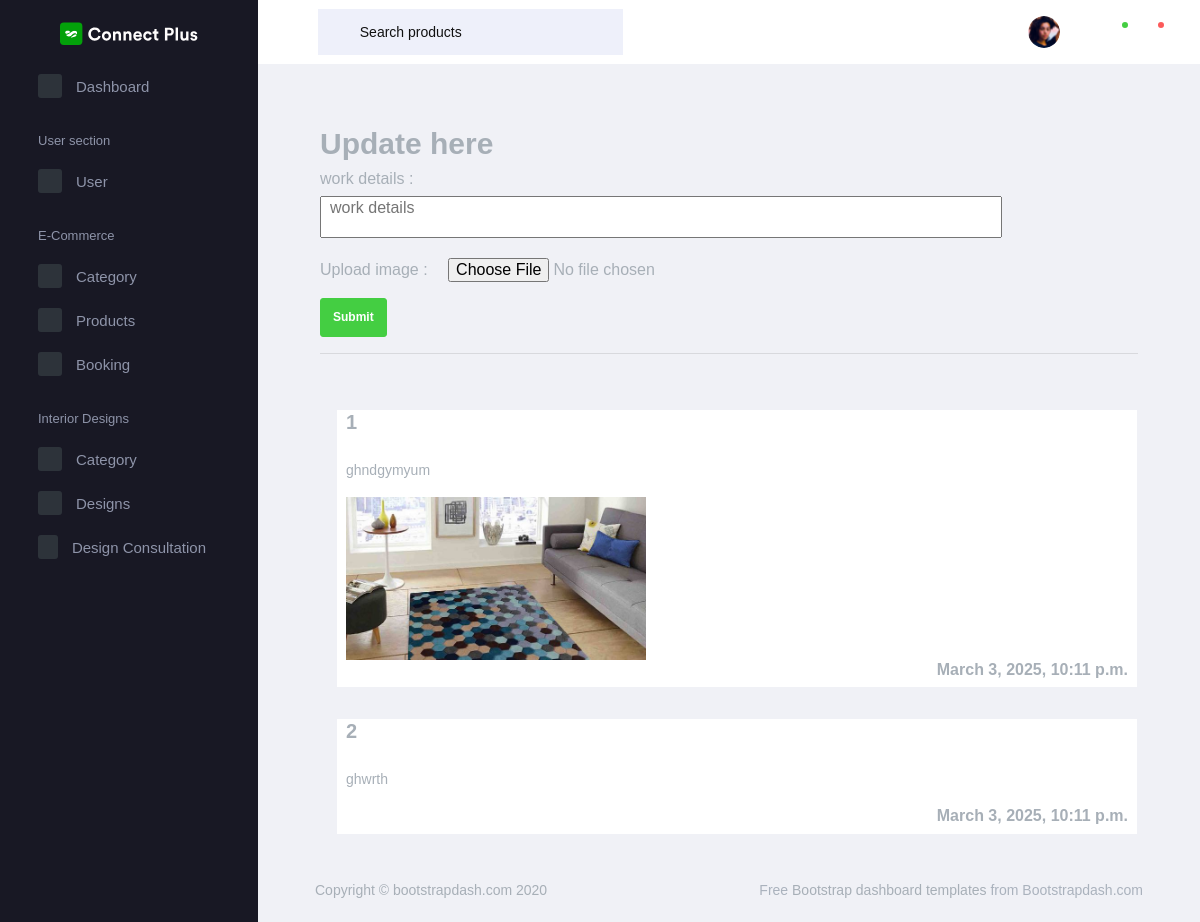
/AdminApp/work_progress/11/, run on an earlier commit of the app's database.
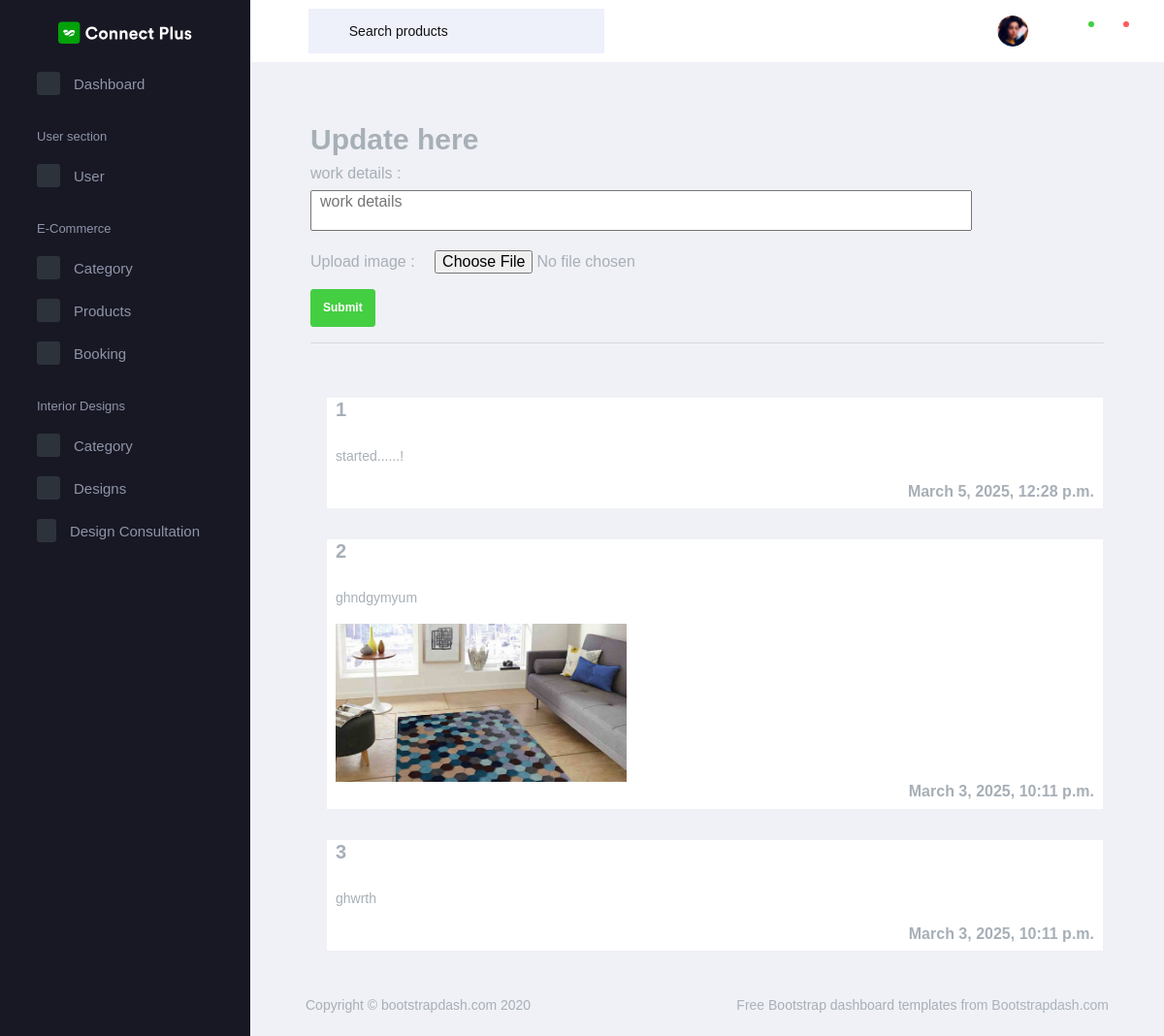
And on a later commit of the database.
### AdminApp/models.py (models this page shows)
class DailyProgressDb(models.Model):
    WorkDetails = models.CharField(max_length=200, null=True, blank=True)
    WorkImage = models.ImageField(upload_to="Working progress", null=True, blank=True)
    consult = models.ForeignKey(ConsultDb, on_delete=models.CASCADE)
    TimeStamp = models.DateTimeField(auto_now_add=True)

### AdminApp/views.py (the view)
# urls.py: path('work_progress/<int:c_id>/', views.work_progress, name="work_progress"),
def work_progress(reqest, c_id):
    consult = get_object_or_404(ConsultDb, id=c_id)
    data = DailyProgressDb.objects.filter(consult=consult).order_by('-TimeStamp')
    return render(reqest, "interior/work_update.html", {'consult': consult, 'data': data})

### AdminApp/templates/interior/work_update.html (shortened to what this page needs)
<!DOCTYPE html>
{% extends 'index.html' %}
{% block content %}
<html lang="en">
<head>
</head>
<body>
<div class="p-3">
    <h1>Update here</h1>
    <form method="post" action="{% url 'save_daily_progress' c_id=consult.id %}" enctype="multipart/form-data">
        <label>work details : </label><br>
        <textarea class=" row-6 col-10 " placeholder="work details" name="work_details"></textarea><br>
        <label>Upload image :</label>
        <input class="m-3" type="file" placeholder="upload image" name="work_image"><br>
        <button type="submit" class="btn btn-success">Submit</button>
    </form>
    <hr>
</div>
<div class="container-fluid">
    {% for d in data %}
    <div class="row m-3">
        <div class="col-12 m-2 bg-white">
            <h3>{{forloop.counter}}</h3><br>
            <p>{{d.WorkDetails}}</p>
            {% if d.WorkImage %}
            <img src="{{d.WorkImage.url}}" width="300px">
            {% endif %}
            <h5 class="d-flex justify-content-end">{{d.TimeStamp}}</h5>
        </div>
    </div>
    {% endfor %}
</div>
</body>
</html>
{% endblock %}

What changed in the data, as far as the page shows it:
added DailyProgressDb: WorkDetails "started......!", TimeStamp "March 5, 2025, 12:28 p.m."
